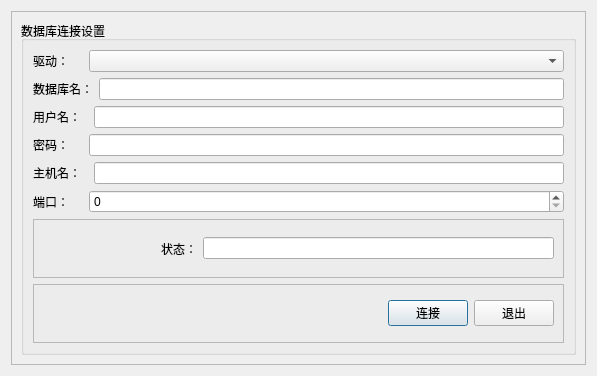
<?xml version="1.0" encoding="UTF-8"?>
<ui version="4.0">
 <class>ConnectDlg</class>
 <widget class="QDialog" name="ConnectDlg">
  <property name="geometry">
   <rect>
    <x>0</x>
    <y>0</y>
    <width>597</width>
    <height>376</height>
   </rect>
  </property>
  <property name="windowTitle">
   <string>Dialog</string>
  </property>
  <layout class="QGridLayout" name="gridLayout_2">
   <item row="0" column="0">
    <widget class="QFrame" name="frame">
     <property name="frameShape">
      <enum>QFrame::StyledPanel</enum>
     </property>
     <property name="frameShadow">
      <enum>QFrame::Raised</enum>
     </property>
     <layout class="QGridLayout" name="gridLayout">
      <item row="0" column="0">
       <widget class="QGroupBox" name="groupBox">
        <property name="title">
         <string>数据库连接设置</string>
        </property>
        <layout class="QVBoxLayout" name="verticalLayout">
         <item>
          <layout class="QHBoxLayout" name="horizontalLayout">
           <item>
            <widget class="QLabel" name="textLabel2">
             <property name="text">
              <string>驱动：    </string>
             </property>
            </widget>
           </item>
           <item>
            <widget class="QComboBox" name="comboDriver">
             <property name="sizePolicy">
              <sizepolicy hsizetype="Expanding" vsizetype="Fixed">
               <horstretch>0</horstretch>
               <verstretch>0</verstretch>
              </sizepolicy>
             </property>
            </widget>
           </item>
          </layout>
         </item>
         <item>
          <layout class="QHBoxLayout" name="horizontalLayout_2">
           <item>
            <widget class="QLabel" name="textLabel3">
             <property name="text">
              <string>数据库名：</string>
             </property>
            </widget>
           </item>
           <item>
            <widget class="QLineEdit" name="editDatabase"/>
           </item>
          </layout>
         </item>
         <item>
          <layout class="QHBoxLayout" name="horizontalLayout_3">
           <item>
            <widget class="QLabel" name="textLabel4">
             <property name="text">
              <string>用户名：  </string>
             </property>
            </widget>
           </item>
           <item>
            <widget class="QLineEdit" name="editUsername"/>
           </item>
          </layout>
         </item>
         <item>
          <layout class="QHBoxLayout" name="horizontalLayout_4">
           <item>
            <widget class="QLabel" name="textLabel4_2">
             <property name="text">
              <string>密码：    </string>
             </property>
            </widget>
           </item>
           <item>
            <widget class="QLineEdit" name="editPassword"/>
           </item>
          </layout>
         </item>
         <item>
          <layout class="QHBoxLayout" name="horizontalLayout_5">
           <item>
            <widget class="QLabel" name="textLabel5">
             <property name="text">
              <string>主机名：  </string>
             </property>
            </widget>
           </item>
           <item>
            <widget class="QLineEdit" name="editHostname"/>
           </item>
          </layout>
         </item>
         <item>
          <layout class="QHBoxLayout" name="horizontalLayout_6">
           <item>
            <widget class="QLabel" name="textLabel5_2">
             <property name="text">
              <string>端口：    </string>
             </property>
            </widget>
           </item>
           <item>
            <widget class="QSpinBox" name="portSpinBox">
             <property name="sizePolicy">
              <sizepolicy hsizetype="Expanding" vsizetype="Fixed">
               <horstretch>0</horstretch>
               <verstretch>0</verstretch>
              </sizepolicy>
             </property>
            </widget>
           </item>
          </layout>
         </item>
         <item>
          <widget class="QFrame" name="frame_2">
           <property name="frameShape">
            <enum>QFrame::StyledPanel</enum>
           </property>
           <property name="frameShadow">
            <enum>QFrame::Raised</enum>
           </property>
           <layout class="QHBoxLayout" name="horizontalLayout_9">
            <item>
             <layout class="QHBoxLayout" name="horizontalLayout_7">
              <item>
               <spacer name="horizontalSpacer_2">
                <property name="orientation">
                 <enum>Qt::Horizontal</enum>
                </property>
                <property name="sizeType">
                 <enum>QSizePolicy::Fixed</enum>
                </property>
                <property name="sizeHint" stdset="0">
                 <size>
                  <width>118</width>
                  <height>20</height>
                 </size>
                </property>
               </spacer>
              </item>
              <item>
               <widget class="QLabel" name="status_label">
                <property name="text">
                 <string>状态：</string>
                </property>
               </widget>
              </item>
              <item>
               <widget class="QLineEdit" name="status_lineEdit"/>
              </item>
             </layout>
            </item>
           </layout>
          </widget>
         </item>
         <item>
          <widget class="QFrame" name="frame_4">
           <property name="frameShape">
            <enum>QFrame::StyledPanel</enum>
           </property>
           <property name="frameShadow">
            <enum>QFrame::Raised</enum>
           </property>
           <layout class="QHBoxLayout" name="horizontalLayout_8">
            <item>
             <spacer name="horizontalSpacer">
              <property name="orientation">
               <enum>Qt::Horizontal</enum>
              </property>
              <property name="sizeHint" stdset="0">
               <size>
                <width>570</width>
                <height>20</height>
               </size>
              </property>
             </spacer>
            </item>
            <item>
             <widget class="QPushButton" name="okButton">
              <property name="text">
               <string>连接</string>
              </property>
             </widget>
            </item>
            <item>
             <widget class="QPushButton" name="cancelButton">
              <property name="text">
               <string>退出</string>
              </property>
             </widget>
            </item>
           </layout>
          </widget>
         </item>
        </layout>
       </widget>
      </item>
     </layout>
    </widget>
   </item>
  </layout>
 </widget>
 <resources/>
 <connections/>
</ui>
